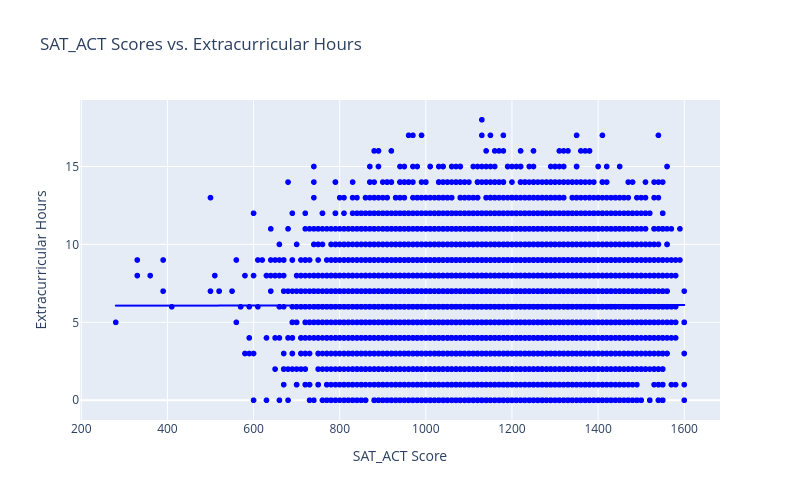

The code cell stored with this chart in its notebook:
### Code cell
# Plotly Scatter
# Step 1: Create a scatter plot with a trendline
fig = px.scatter(
    df,
    x='SAT_ACT',
    y='Extracurricular_Hours',
    trendline='ols',
    color_discrete_sequence=['blue'],
    title='SAT_ACT Scores vs. Extracurricular Hours',
    width=800,
    height=500
)

# Step 2: Add axis labels
fig.update_layout(
    xaxis_title='SAT_ACT Score',
    yaxis_title='Extracurricular Hours'
)

# Step 3: Display the scatter plot
fig.show()

### Figure 1 — Plotly figure (JSON) as saved in the notebook; plotly's stock layout.template omitted (floating-point values rounded to 4 significant figures; data arrays with more than 128 entries replaced by an {"elided": "..."} marker saying what was removed)
{"data": [{"hovertemplate": "SAT_ACT=%{x}<br>Extracurricular_Hours=%{y}<extra></extra>", "legendgroup": "", "marker": {"color": "blue", "symbol": "circle"}, "mode": "markers", "name": "", "showlegend": false, "x": {"elided": "17339 int values"}, "xaxis": "x", "y": {"elided": "17339 int values"}, "yaxis": "y", "type": "scattergl"}, {"hovertemplate": "<b>OLS trendline</b><br>Extracurricular_Hours = 3.56734e-05 * SAT_ACT + 6.05846<br>R<sup>2</sup>=0.000004<br><br>SAT_ACT=%{x}<br>Extracurricular_Hours=%{y} <b>(trend)</b><extra></extra>", "legendgroup": "", "marker": {"color": "blue", "symbol": "circle"}, "mode": "lines", "name": "", "showlegend": false, "x": {"elided": "17339 int values"}, "xaxis": "x", "y": {"elided": "17339 float values"}, "yaxis": "y", "type": "scattergl"}], "layout": {"xaxis": {"anchor": "y", "domain": [0.0, 1.0], "title": {"text": "SAT_ACT Score"}}, "yaxis": {"anchor": "x", "domain": [0.0, 1.0], "title": {"text": "Extracurricular Hours"}}, "legend": {"tracegroupgap": 0}, "title": {"text": "SAT_ACT Scores vs. Extracurricular Hours"}, "height": 500, "width": 800}}
